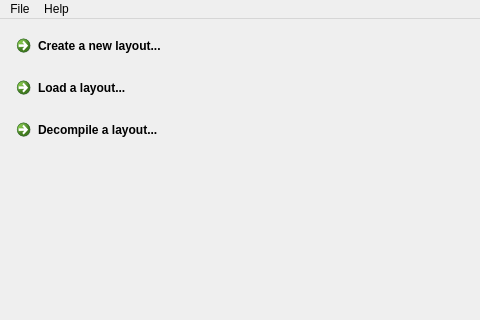
<?xml version="1.0" encoding="UTF-8"?>
<ui version="4.0">
 <class>Launcher</class>
 <widget class="QMainWindow" name="Launcher">
  <property name="geometry">
   <rect>
    <x>0</x>
    <y>0</y>
    <width>480</width>
    <height>320</height>
   </rect>
  </property>
  <property name="sizePolicy">
   <sizepolicy hsizetype="Fixed" vsizetype="Fixed">
    <horstretch>0</horstretch>
    <verstretch>0</verstretch>
   </sizepolicy>
  </property>
  <property name="minimumSize">
   <size>
    <width>480</width>
    <height>320</height>
   </size>
  </property>
  <property name="maximumSize">
   <size>
    <width>480</width>
    <height>320</height>
   </size>
  </property>
  <widget class="QWidget" name="centralwidget">
   <layout class="QVBoxLayout" name="verticalLayout">
    <item>
     <widget class="QCommandLinkButton" name="commandLinkButton">
      <property name="text">
       <string>Create a new layout...</string>
      </property>
     </widget>
    </item>
    <item>
     <widget class="QCommandLinkButton" name="commandLinkButton_2">
      <property name="text">
       <string>Load a layout...</string>
      </property>
     </widget>
    </item>
    <item>
     <widget class="QCommandLinkButton" name="commandLinkButton_3">
      <property name="text">
       <string>Decompile a layout...</string>
      </property>
     </widget>
    </item>
    <item>
     <spacer name="verticalSpacer">
      <property name="orientation">
       <enum>Qt::Vertical</enum>
      </property>
      <property name="sizeHint" stdset="0">
       <size>
        <width>20</width>
        <height>40</height>
       </size>
      </property>
     </spacer>
    </item>
   </layout>
  </widget>
  <widget class="QMenuBar" name="menubar">
   <property name="geometry">
    <rect>
     <x>0</x>
     <y>0</y>
     <width>480</width>
     <height>21</height>
    </rect>
   </property>
   <widget class="QMenu" name="menuFile">
    <property name="title">
     <string>File</string>
    </property>
    <addaction name="actionNew"/>
    <addaction name="actionOpen"/>
    <addaction name="actionDecompile"/>
   </widget>
   <widget class="QMenu" name="menuHelp">
    <property name="title">
     <string>Help</string>
    </property>
    <addaction name="actionAbout"/>
    <addaction name="actionLicense"/>
   </widget>
   <addaction name="menuFile"/>
   <addaction name="menuHelp"/>
  </widget>
  <action name="actionNew">
   <property name="text">
    <string>New</string>
   </property>
  </action>
  <action name="actionOpen">
   <property name="text">
    <string>Open...</string>
   </property>
  </action>
  <action name="actionAbout">
   <property name="text">
    <string>About</string>
   </property>
  </action>
  <action name="actionLicense">
   <property name="text">
    <string>License</string>
   </property>
  </action>
  <action name="actionDecompile">
   <property name="text">
    <string>Decompile...</string>
   </property>
  </action>
 </widget>
 <resources/>
 <connections>
  <connection>
   <sender>commandLinkButton</sender>
   <signal>clicked()</signal>
   <receiver>actionNew</receiver>
   <slot>trigger()</slot>
   <hints>
    <hint type="sourcelabel">
     <x>175</x>
     <y>101</y>
    </hint>
    <hint type="destinationlabel">
     <x>-1</x>
     <y>-1</y>
    </hint>
   </hints>
  </connection>
  <connection>
   <sender>commandLinkButton_2</sender>
   <signal>clicked()</signal>
   <receiver>actionOpen</receiver>
   <slot>trigger()</slot>
   <hints>
    <hint type="sourcelabel">
     <x>399</x>
     <y>95</y>
    </hint>
    <hint type="destinationlabel">
     <x>-1</x>
     <y>-1</y>
    </hint>
   </hints>
  </connection>
  <connection>
   <sender>commandLinkButton_3</sender>
   <signal>clicked()</signal>
   <receiver>actionDecompile</receiver>
   <slot>trigger()</slot>
   <hints>
    <hint type="sourcelabel">
     <x>399</x>
     <y>141</y>
    </hint>
    <hint type="destinationlabel">
     <x>-1</x>
     <y>-1</y>
    </hint>
   </hints>
  </connection>
 </connections>
</ui>
